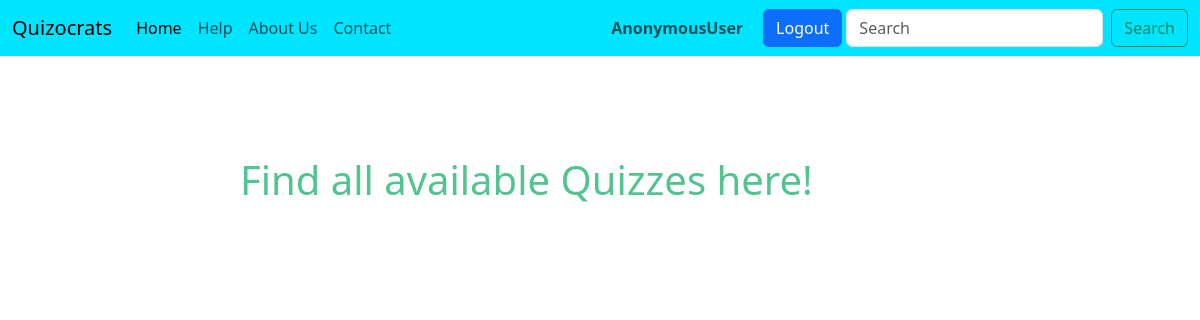
The page /quiz on the database as committed earlier.
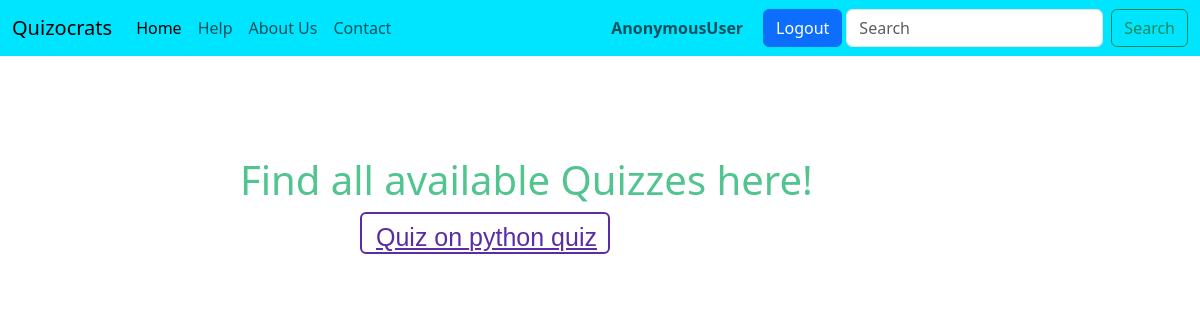
The same page on the database as committed later.
### quizocrats/models.py (models this page shows)
class quizzes(models.Model):
    quiz_name=models.CharField(max_length=50)
    topics=models.TextField()
    questions=models.IntegerField()
    time=models.IntegerField()

### quizocrats/views.py (the view)
# urls.py: path('quiz', views.quiz, name='quizzes'),
def quiz(request):
  active_quizzes=quizzes.objects.all()
  context={
    'actqui':active_quizzes
  }
  return render(request,'quizzesactive.html',context)

### quizocrats/templates/quizzesactive.html (shortened to what this page needs)
<!doctype html>
<html lang="en">
  <head>
    <link href="https://cdn.jsdelivr.net/npm/bootstrap@5.3.0/dist/css/bootstrap.min.css" rel="stylesheet">
  </head>
  <body>
    {% include 'base2.html' %}
    <h1 class="header"><span>Find all available Quizzes here!</span></h1>
    {% for x in actqui %}
    <div class="quiz_links"><a href="instr/{{x.quiz_name}}">Quiz on {{x.quiz_name}}</a></div>
    {% endfor %}
  </body>
</html>

Rows that differ between the two databases and show on the page:
added quizzes: quiz_name "python quiz"
